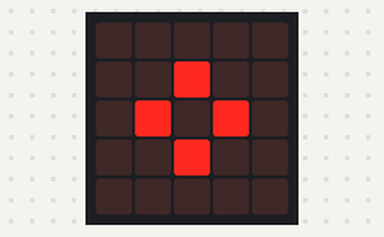
A program run on a simulated BBC micro:bit (MakeCode). Shown: the board's 5×5 LED display. No radio messages arrive unless stated (any console line starting 'radio sent:' is added by the test bench); what the program prints to the serial console is not drawn.

Above: at 0.1 s.
At 0.7 s:
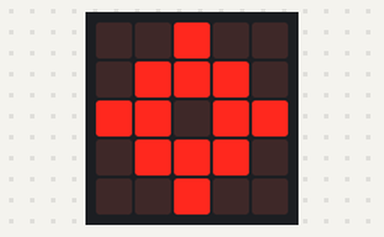
At 1.3 s:
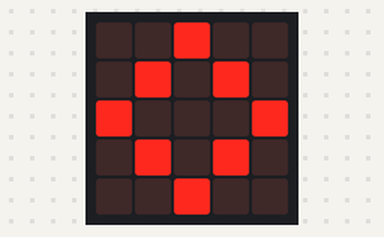

The program:

main.ts
```typescript
radio.setGroup(1)
radio.setTransmitSerialNumber(true)
radio.setTransmitPower(6)
basic.forever(function () {
    radio.sendNumber(0)
    basic.showIcon(IconNames.SmallDiamond)
    basic.showIcon(IconNames.Target)
    basic.showIcon(IconNames.Diamond)
})
```

test.ts
```typescript
// testes vão aqui; isto não será compilado quando este pacote for usado como uma extensão.
```

Measured:
- by itself, everything shown: repeats every 1.8 s, in 3 steps
- what the display in image 1 shows lasts 0.6 s, from 0.6 s to 1.2 s
